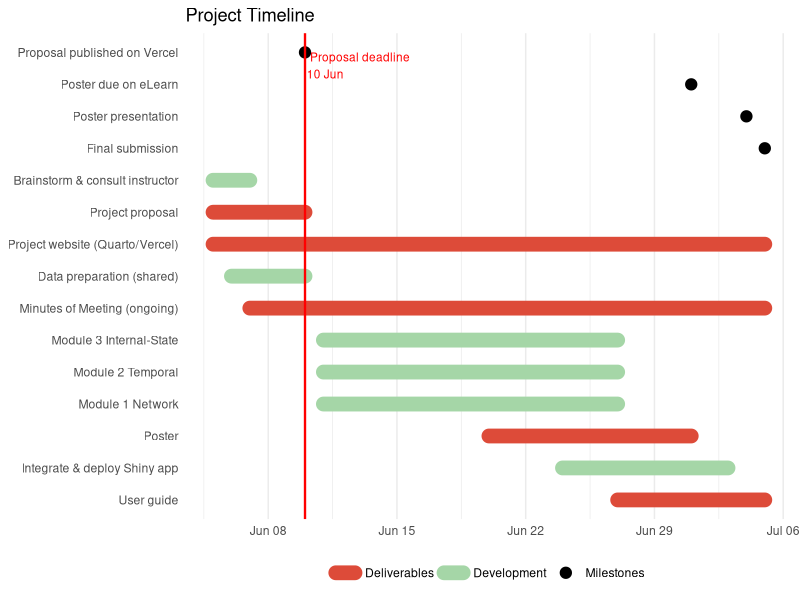

This chart was generated by the following R code:
## ---- chunk 1
library(ggplot2)

data <- read.csv(text = "event,group,start,end,color
Proposal published on Vercel,Milestones,2026-06-10,2026-06-10,#000000
Poster due on eLearn,Milestones,2026-07-01,2026-07-01,#000000
Poster presentation,Milestones,2026-07-04,2026-07-04,#000000
Final submission,Milestones,2026-07-05,2026-07-05,#000000
Brainstorm & consult instructor,Development,2026-06-05,2026-06-07,#a5d6a7
Data preparation (shared),Development,2026-06-06,2026-06-10,#a5d6a7
Module 1 Network,Development,2026-06-11,2026-06-27,#DD4B39
Module 2 Temporal,Development,2026-06-11,2026-06-27,#DD4B39
Module 3 Internal-State,Development,2026-06-11,2026-06-27,#DD4B39
Integrate & deploy Shiny app,Development,2026-06-24,2026-07-03,#DD4B39
Project proposal,Deliverables,2026-06-05,2026-06-10,#a5d6a7
Project website (Quarto/Vercel),Deliverables,2026-06-05,2026-07-05,#a5d6a7
Poster,Deliverables,2026-06-20,2026-07-01,#DD4B39
User guide,Deliverables,2026-06-27,2026-07-05,#DD4B39
Minutes of Meeting (ongoing),Deliverables,2026-06-07,2026-07-05,#a5d6a7",
stringsAsFactors = FALSE)

data$start <- as.Date(data$start)
data$end <- as.Date(data$end)
# order the y-axis chronologically (earliest task at the top)
ord <- order(data$start, data$end, decreasing = TRUE)
data$event <- factor(data$event, levels = data$event[ord])
data$is_milestone <- data$start == data$end

ggplot(data) +
  geom_segment(
    data = subset(data, !is_milestone),
    aes(x = start, xend = end, y = event, yend = event, colour = group),
    linewidth = 5,
    lineend = "round"
  ) +
  geom_point(
    data = subset(data, is_milestone),
    aes(x = start, y = event, colour = group),
    size = 3.5
  ) +
  geom_vline(
    xintercept = as.Date("2026-06-10"),
    colour = "red",
    linewidth = 0.8
  ) +
  annotate(
    "text",
    x = as.Date("2026-06-10"),
    y = nlevels(data$event),
    label = "Proposal deadline\n10 Jun",
    colour = "red",
    hjust = -0.05,
    vjust = 1,
    size = 3
  ) +
  scale_colour_manual(
    values = c(
      "Development" = "#a5d6a7",
      "Deliverables" = "#DD4B39",
      "Milestones" = "#000000"
    )
  ) +
  labs(
    title = "Project Timeline",
    x = NULL,
    y = NULL,
    colour = NULL
  ) +
  theme_minimal(base_size = 11) +
  theme(
    panel.grid.major.y = element_blank(),
    legend.position = "bottom"
  )
